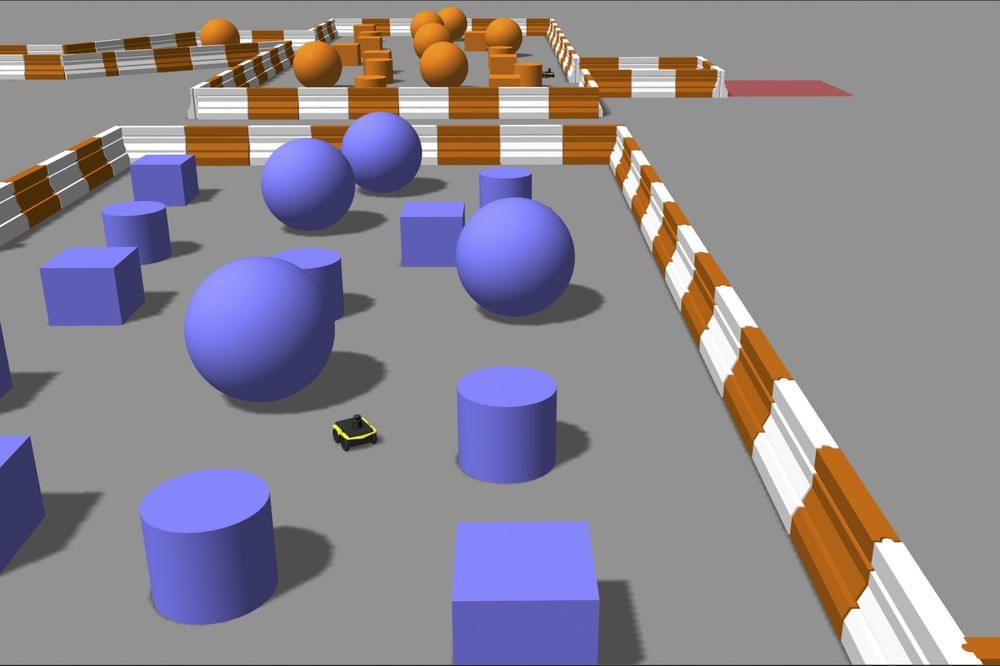
#> input picture src/computer_vision/assets/Obstacle_Course.jpg, 1000 x 666 px, shrunk from 1729 x 1152 before the run
$ python image_thresh.py
#> lines starting #> are read from the running program, lines starting #| are printed output that depends on the picture; after the words box and inside, x2 and y2 are one past the last pixel; in counts of white or black regions, pixels touching at a corner belong together

# Import path for file-path reliability
# Import OpenCV for image processing
# Import NumPy
# Import Matplotlib for displaying threshold comparisons
from pathlib import Path
import cv2 as cv
import numpy as np
from matplotlib import pyplot as plt


# Path to computer_vision folder
base_path = Path(__file__).parent
assets_path = base_path / "assets"


### <<< USE FOR IMAGE IN JPEG OR PNG >>> ###

# Build path to source image
image_path = assets_path / "Obstacle_Course.jpg"

# Load image as grayscale
img = cv.imread(
    str(image_path),
    cv.IMREAD_GRAYSCALE
)
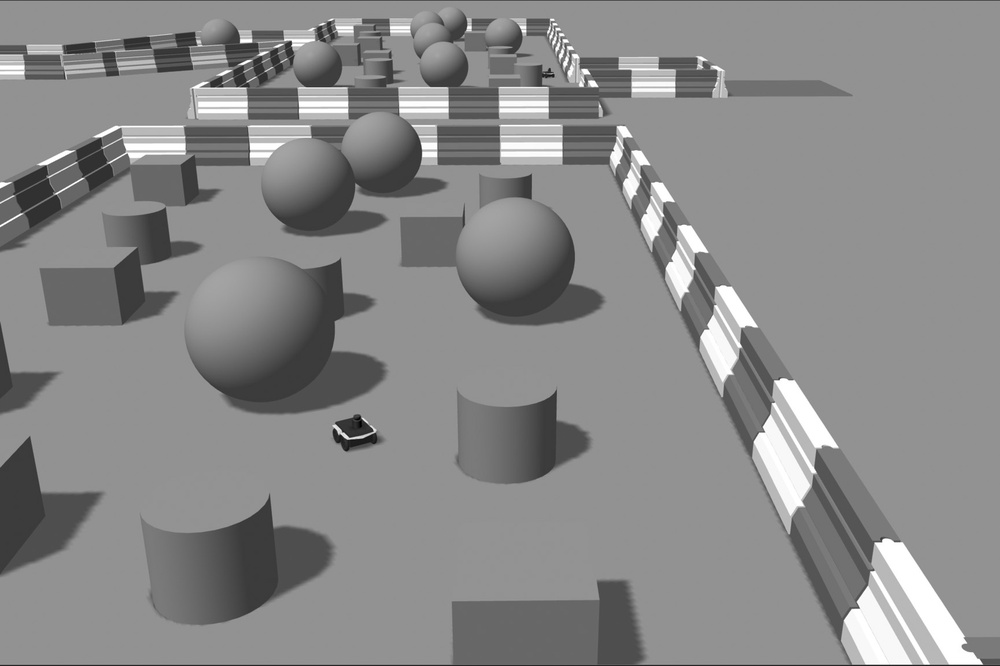
#> img: shape (666, 1000); min 0, max 255, mean 136.7

# Verify successful loading
if img is None:
    raise FileNotFoundError(f"Could not load image: {image_path}")

# Blur image
img = cv.medianBlur(img, 5)


# Global threshold
ret, th1 = cv.threshold(
    img,
    127,
    255,
    cv.THRESH_BINARY
)
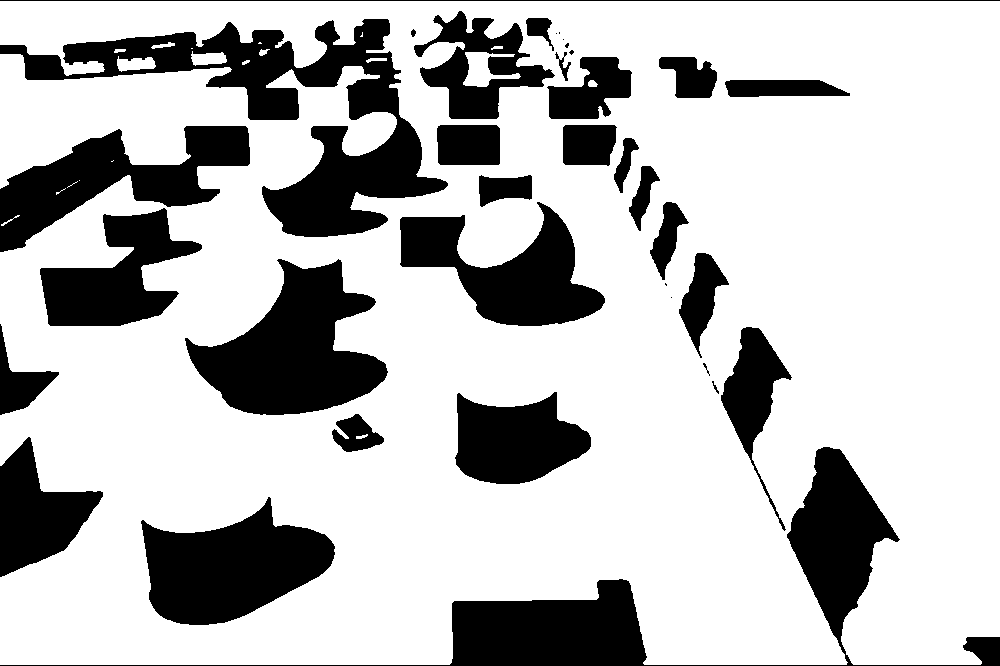
#> th1: shape (666, 1000); 74.6% white; 36 black regions (7 under 20 px), largest, box (x1, y1, x2, y2) and area: (0, 19, 448, 237) 26933, (0, 447, 1000, 666) 25501, (185, 259, 388, 415) 17218


# Adaptive mean threshold
th2 = cv.adaptiveThreshold(
    img,
    255,
    cv.ADAPTIVE_THRESH_MEAN_C,
    cv.THRESH_BINARY,
    11,
    2
)
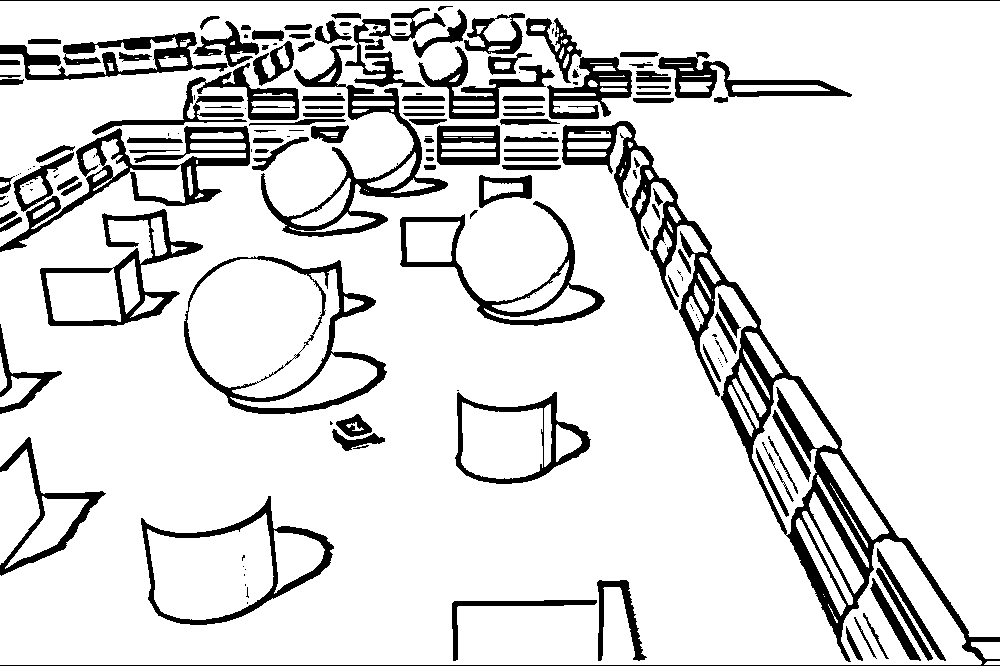
#> th2: shape (666, 1000); 86.3% white; 182 black regions (68 under 20 px), largest, box (x1, y1, x2, y2) and area: (0, 121, 1000, 666) 18870, (0, 126, 250, 252) 5337, (261, 45, 448, 237) 5296


# Adaptive Gaussian threshold
th3 = cv.adaptiveThreshold(
    img,
    255,
    cv.ADAPTIVE_THRESH_GAUSSIAN_C,
    cv.THRESH_BINARY,
    11,
    2
)
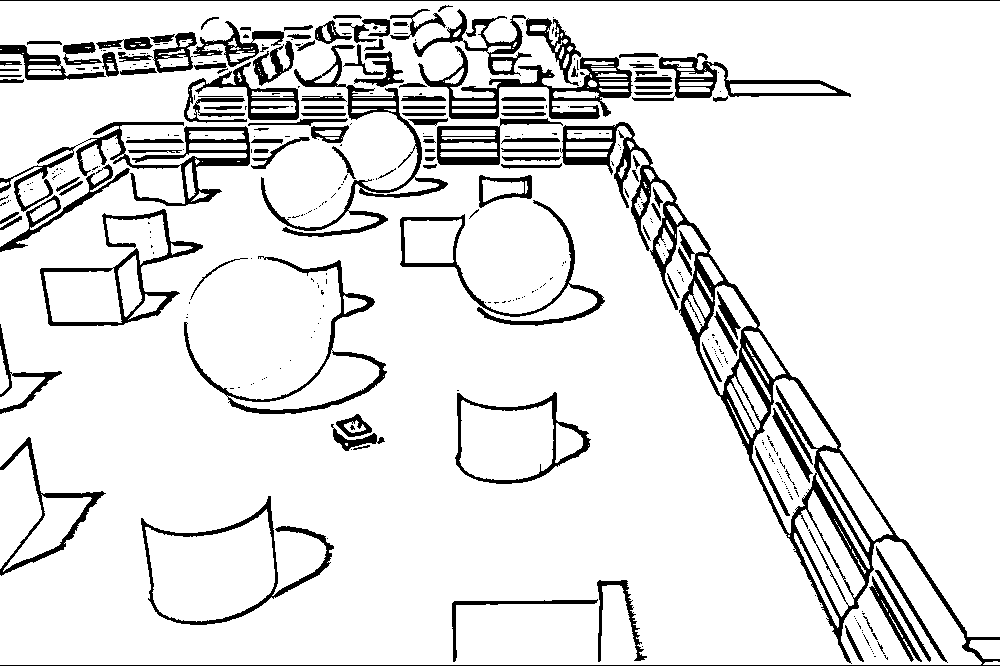
#> th3: shape (666, 1000); 89.1% white; 371 black regions (250 under 20 px), largest, box (x1, y1, x2, y2) and area: (0, 122, 1000, 666) 14641, (0, 122, 250, 212) 4263, (418, 46, 633, 119) 3869


# Titles for displayed images
titles = [
    "Original Image",
    "Global Thresholding (v = 127)",
    "Adaptive Mean Thresholding",
    "Adaptive Gaussian Thresholding"
]


# Images to display
images = [
    img,
    th1,
    th2,
    th3
]


# Display threshold comparisons
for i in range(4):

    plt.subplot(2, 2, i + 1)

    plt.imshow(
        images[i],
        "gray"
    )

    plt.title(
        titles[i]
    )

    plt.xticks([])
    plt.yticks([])


plt.show()
